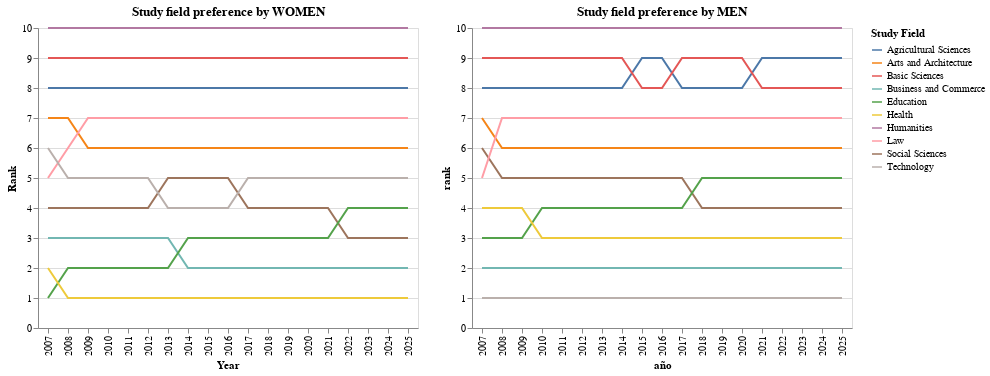

Write notebook code for a chart like this one.
### Code cell
# For Men

cols_44 = ["año", "área del conocimiento"]
col_add_44 = "total matrícula hombres"
df_44 = raw.groupby(cols_44)[col_add_44].sum().reset_index()

df_44["área del conocimiento"] = df_44.apply(translate_area_del_conocimiento, axis=1)

df_44_final = pd.DataFrame({"año": [], "área del conocimiento": [],
                           "total matrícula hombres": [], "rank": []})

for year in df_44["año"].unique():
    yr_df = df_44[df_44["año"] == year].copy()
    yr_df["rank"] = yr_df["total matrícula hombres"].rank(ascending=False)
    df_44_final = pd.concat([df_44_final, yr_df])


chart_44 = alt.Chart(df_44_final).mark_line().encode(
    x = alt.X("año:O"),
    y = "rank",
    color = alt.Color("área del conocimiento",
                      legend = alt.Legend(title="Study Field"))).properties(
                          title = "Study field preference by MEN")
chart_44

final = chart_4 | chart_44
final

### Figure 1 — Vega-Lite specification as saved in the notebook (floating-point values rounded to 4 significant figures; data arrays with more than 128 entries replaced by an {"elided": "..."} marker saying what was removed)
{"config": {"view": {"continuousWidth": 300, "continuousHeight": 300}}, "hconcat": [{"data": {"name": "data-993d29aa752c0059571cdffc2d2dd102"}, "mark": {"type": "line"}, "encoding": {"color": {"field": "área del conocimiento", "legend": {"title": "Study Field"}, "type": "nominal"}, "x": {"field": "año", "title": "Year", "type": "ordinal"}, "y": {"field": "rank", "title": "Rank", "type": "quantitative"}}, "title": "Study field preference by WOMEN"}, {"data": {"name": "data-b325617d138d40c6855bd2118d11d3f2"}, "mark": {"type": "line"}, "encoding": {"color": {"field": "área del conocimiento", "legend": {"title": "Study Field"}, "type": "nominal"}, "x": {"field": "año", "type": "ordinal"}, "y": {"field": "rank", "type": "quantitative"}}, "title": "Study field preference by MEN"}], "$schema": "https://vega.github.io/schema/vega-lite/v5.20.1.json", "datasets": {"data-993d29aa752c0059571cdffc2d2dd102": {"elided": "190 records"}, "data-b325617d138d40c6855bd2118d11d3f2": {"elided": "190 records"}}}
